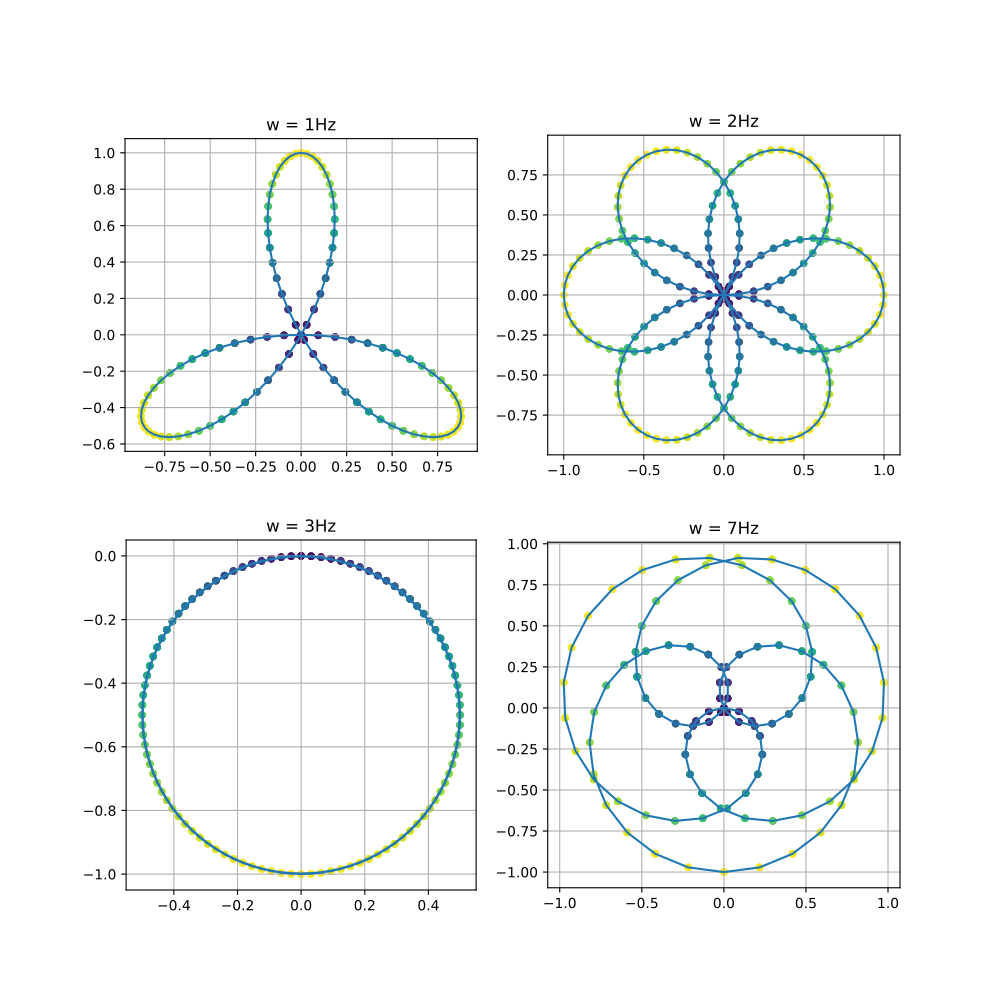

The Python source for this figure:
import matplotlib.pyplot as plt
import numpy as np

f = 3
f_s = 200
N = f_s * 2
t = np.arange(N) / f_s

x = np.sin(2 * np.pi * f * t)

omegas = [1, 2, f, 7]

fig, axs = plt.subplots(2, 2, figsize=(10, 10))
axs = axs.ravel()
for i, omega in enumerate(omegas):
    axs[i].set_title(f"w = {omega}Hz")
    axs[i].set_aspect('equal')
    axs[i].grid(True)
    y = x * np.exp(-2 * np.pi * 1j * omega * t)
    d = np.abs(y)
    axs[i].scatter(y.real, y.imag, c=d, s=20)
    axs[i].plot(y.real, y.imag)

plt.savefig("ex2.pdf")
plt.show()



y = x * np.exp(-2 * np.pi * 1j * f * t)
plt.ion()
fig_anim, ax_anim = plt.subplots(figsize=(6, 6))

(line_anim,) = ax_anim.plot([], [], color="tab:blue", alpha=0.5)
(point_anim,) = ax_anim.plot([], [], "ro", markersize=8)
(line_origin,) = ax_anim.plot([], [], color="red", linestyle="-")
ax_anim.grid(True)
ax_anim.set_aspect('equal')
ax_anim.set_xlim(-1.5, 1.5)
ax_anim.set_ylim(-1.5, 1.5)

for i in range(1, N, 2):
    line_anim.set_data(y[:i].real, y[:i].imag)
    point_anim.set_data([y[i].real], [y[i].imag])
    line_origin.set_data([0, y[i].real], [0, y[i].imag])
    plt.draw()
    plt.pause(0.01)

plt.ioff()
